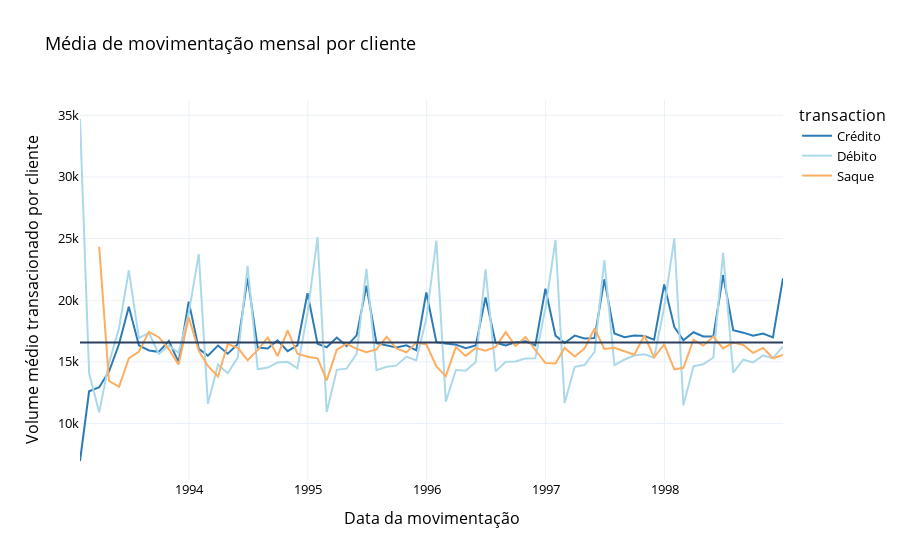

The notebook cell saved with this chart:
### Code cell
transaction_type = transaction.replace(
    {
        'CREDIT':'Crédito', 
        'WITHDRAWAL':'Débito', 
        'WITHDRAWAL_IN_CASH':'Saque'
    }).copy()

monthly_transaction_by_client = transaction_type.groupby([pd.Grouper(key='transaction_date_YYMMDD', freq='M'), 'account_id', 'transaction']).sum().reset_index()
monthly_transaction_by_client = monthly_transaction_by_client.groupby([pd.Grouper(key='transaction_date_YYMMDD', freq='M'), 'transaction'])[['amount']].mean().reset_index()

fig = px.line(monthly_transaction_by_client, x='transaction_date_YYMMDD', y='amount', color='transaction', title='Média de movimentação mensal por cliente', color_discrete_sequence=color_list[::-1])
fig.update_layout(
    template='plotly_white', xaxis_title='Data da movimentação', yaxis_title='Volume médio transacionado por cliente',
    shapes=[
        dict(
          type= 'line',
          yref= 'y', y0= monthly_transaction_by_client['amount'].mean(), 
            y1= monthly_transaction_by_client['amount'].mean(),
          xref= 'paper', x0= 0, x1= 1
        )
])
fig.update_layout(font_size=13, font_color="black")
